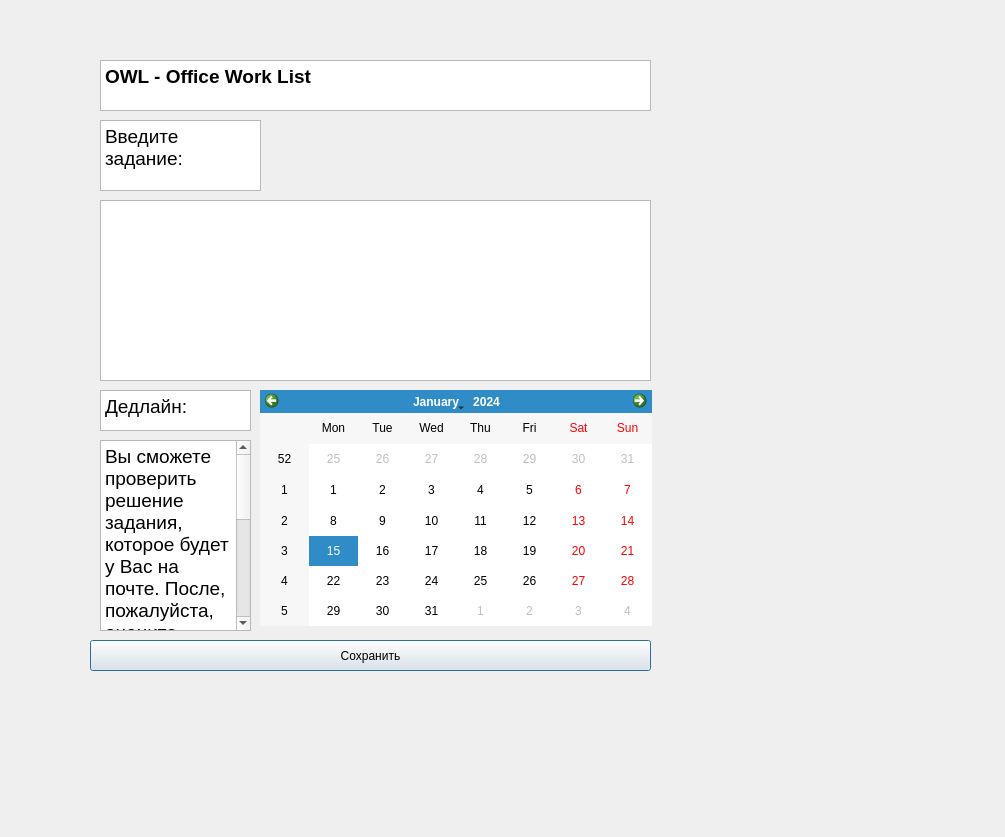
<?xml version="1.0" encoding="UTF-8"?>
<ui version="4.0">
 <class>Dialog</class>
 <widget class="QDialog" name="Dialog">
  <property name="geometry">
   <rect>
    <x>0</x>
    <y>0</y>
    <width>1005</width>
    <height>837</height>
   </rect>
  </property>
  <property name="windowTitle">
   <string>Dialog</string>
  </property>
  <widget class="QTextBrowser" name="textBrowser">
   <property name="geometry">
    <rect>
     <x>100</x>
     <y>120</y>
     <width>161</width>
     <height>71</height>
    </rect>
   </property>
   <property name="html">
    <string>&lt;!DOCTYPE HTML PUBLIC &quot;-//W3C//DTD HTML 4.0//EN&quot; &quot;http://www.w3.org/TR/REC-html40/strict.dtd&quot;&gt;
&lt;html&gt;&lt;head&gt;&lt;meta name=&quot;qrichtext&quot; content=&quot;1&quot; /&gt;&lt;style type=&quot;text/css&quot;&gt;
p, li { white-space: pre-wrap; }
&lt;/style&gt;&lt;/head&gt;&lt;body style=&quot; font-family:'MS Shell Dlg 2'; font-size:7.8pt; font-weight:400; font-style:normal;&quot;&gt;
&lt;p style=&quot; margin-top:0px; margin-bottom:0px; margin-left:0px; margin-right:0px; -qt-block-indent:0; text-indent:0px;&quot;&gt;&lt;span style=&quot; font-size:14pt;&quot;&gt;Введите задание:&lt;/span&gt;&lt;/p&gt;&lt;/body&gt;&lt;/html&gt;</string>
   </property>
  </widget>
  <widget class="QTextEdit" name="textEdit">
   <property name="geometry">
    <rect>
     <x>100</x>
     <y>200</y>
     <width>551</width>
     <height>181</height>
    </rect>
   </property>
  </widget>
  <widget class="QTextBrowser" name="textBrowser_2">
   <property name="geometry">
    <rect>
     <x>100</x>
     <y>390</y>
     <width>151</width>
     <height>41</height>
    </rect>
   </property>
   <property name="html">
    <string>&lt;!DOCTYPE HTML PUBLIC &quot;-//W3C//DTD HTML 4.0//EN&quot; &quot;http://www.w3.org/TR/REC-html40/strict.dtd&quot;&gt;
&lt;html&gt;&lt;head&gt;&lt;meta name=&quot;qrichtext&quot; content=&quot;1&quot; /&gt;&lt;style type=&quot;text/css&quot;&gt;
p, li { white-space: pre-wrap; }
&lt;/style&gt;&lt;/head&gt;&lt;body style=&quot; font-family:'MS Shell Dlg 2'; font-size:7.8pt; font-weight:400; font-style:normal;&quot;&gt;
&lt;p style=&quot; margin-top:0px; margin-bottom:0px; margin-left:0px; margin-right:0px; -qt-block-indent:0; text-indent:0px;&quot;&gt;&lt;span style=&quot; font-size:14pt;&quot;&gt;Дедлайн:&lt;/span&gt;&lt;/p&gt;&lt;/body&gt;&lt;/html&gt;</string>
   </property>
  </widget>
  <widget class="QCalendarWidget" name="calendarWidget">
   <property name="geometry">
    <rect>
     <x>260</x>
     <y>390</y>
     <width>392</width>
     <height>236</height>
    </rect>
   </property>
  </widget>
  <widget class="QTextBrowser" name="textBrowser_3">
   <property name="geometry">
    <rect>
     <x>100</x>
     <y>440</y>
     <width>151</width>
     <height>191</height>
    </rect>
   </property>
   <property name="html">
    <string>&lt;!DOCTYPE HTML PUBLIC &quot;-//W3C//DTD HTML 4.0//EN&quot; &quot;http://www.w3.org/TR/REC-html40/strict.dtd&quot;&gt;
&lt;html&gt;&lt;head&gt;&lt;meta name=&quot;qrichtext&quot; content=&quot;1&quot; /&gt;&lt;style type=&quot;text/css&quot;&gt;
p, li { white-space: pre-wrap; }
&lt;/style&gt;&lt;/head&gt;&lt;body style=&quot; font-family:'MS Shell Dlg 2'; font-size:7.8pt; font-weight:400; font-style:normal;&quot;&gt;
&lt;p style=&quot; margin-top:0px; margin-bottom:0px; margin-left:0px; margin-right:0px; -qt-block-indent:0; text-indent:0px;&quot;&gt;&lt;span style=&quot; font-size:14pt;&quot;&gt;Вы сможете проверить решение задания, которое будет у Вас на почте. После, пожалуйста, оцените выполненную работу в нашем приложении OWl. В конце месяца будет представлен рейтинг сотрудников.&lt;/span&gt;&lt;/p&gt;
&lt;p style=&quot; margin-top:0px; margin-bottom:0px; margin-left:0px; margin-right:0px; -qt-block-indent:0; text-indent:0px;&quot;&gt;&lt;span style=&quot; font-size:14pt;&quot;&gt;Спасибо, что выбираете сервис OWl!&lt;/span&gt;&lt;/p&gt;&lt;/body&gt;&lt;/html&gt;</string>
   </property>
  </widget>
  <widget class="QTextBrowser" name="textBrowser_4">
   <property name="geometry">
    <rect>
     <x>100</x>
     <y>60</y>
     <width>551</width>
     <height>51</height>
    </rect>
   </property>
   <property name="html">
    <string>&lt;!DOCTYPE HTML PUBLIC &quot;-//W3C//DTD HTML 4.0//EN&quot; &quot;http://www.w3.org/TR/REC-html40/strict.dtd&quot;&gt;
&lt;html&gt;&lt;head&gt;&lt;meta name=&quot;qrichtext&quot; content=&quot;1&quot; /&gt;&lt;style type=&quot;text/css&quot;&gt;
p, li { white-space: pre-wrap; }
&lt;/style&gt;&lt;/head&gt;&lt;body style=&quot; font-family:'MS Shell Dlg 2'; font-size:7.8pt; font-weight:400; font-style:normal;&quot;&gt;
&lt;p style=&quot; margin-top:0px; margin-bottom:0px; margin-left:0px; margin-right:0px; -qt-block-indent:0; text-indent:0px;&quot;&gt;&lt;span style=&quot; font-size:14pt; font-weight:600;&quot;&gt;OWL - Office Work List&lt;/span&gt;&lt;/p&gt;&lt;/body&gt;&lt;/html&gt;</string>
   </property>
  </widget>
  <widget class="QPushButton" name="pushButton">
   <property name="geometry">
    <rect>
     <x>90</x>
     <y>640</y>
     <width>561</width>
     <height>31</height>
    </rect>
   </property>
   <property name="text">
    <string>Сохранить</string>
   </property>
  </widget>
 </widget>
 <resources/>
 <connections/>
</ui>
